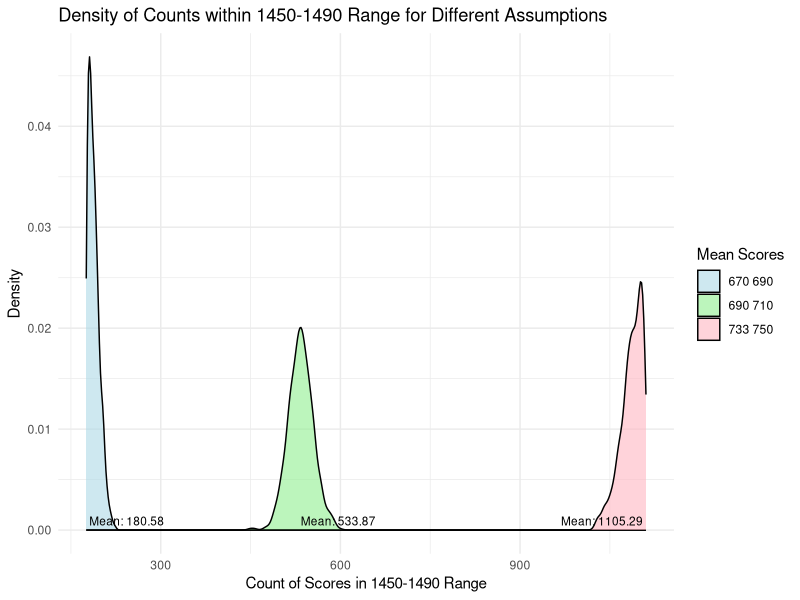

This figure's R source:
## ---- chunk 1
x <- seq(1,10,length.out = 100)
set.seed(1)
y <- 2 + 1.2*x + rnorm(100,0,sd = 0.9)
mod1 <- lm(y ~ x)
summary(mod1)$r.squared
sum((fitted(mod1) - y)^2)/100  # MSE

x <- seq(1,2,length.out = 100)       
set.seed(1)
y <- 2 + 1.2*x + rnorm(100,0,sd = 0.9)
mod2 <- lm(y ~ x)
summary(mod2)$r.squared
sum((fitted(mod2) - y)^2)/100  # MSE
## ---- chunk 2
x <- seq(1200, 1600, length.out = 100)
set.seed(1)
y <- 2 + 1.2*x + rnorm(100, 0, sd = 0.2)
mod1 <- lm(y ~ x)
summary(mod1)$r.squared
sum((fitted(mod1) - y)^2)/100 

x <- seq(3.0, 4.5, length.out = 100)
set.seed(1)
y <- 2 + 1.2*x + rnorm(100, 0, sd = 0.2)
mod2 <- lm(y ~ x)
summary(mod2)$r.squared
sum((fitted(mod2) - y)^2)/100 
## ---- chunk 3
x1 <- seq(1200, 1600, length.out = 100)
set.seed(1)
y1 <- 2 + 1.2 * x1 + rnorm(100, 0, sd = 1)  # Increased noise
mod1 <- lm(y1 ~ x1)
summary(mod1)$r.squared
sum((fitted(mod1) - y1)^2) / length(y1)

x2 <- seq(3.5, 5, length.out = 100)  # Narrower range of x
set.seed(1)
y2 <- 2 + 1.2 * x2 + rnorm(100, 0, sd = 0.5)  # Reduced noise
mod2 <- lm(y2 ~ x2)
summary(mod2)$r.squared
sum((fitted(mod2) - y2)^2) / length(y2)
## ---- chunk 4
library(ggplot2)

n <- 4000  # Number of scores

# Standard deviations
sd_ebrw <- 40
sd_math <- 40

# Function to generate bounded normal distribution scores
generate_score <- function(mean, sd, n, lower = 200, upper = 800) {
  scores <- rnorm(n, mean, sd)
  scores <- pmin(pmax(scores, lower), upper)  # Bound scores within limits
  return(scores)
}

# Function to perform a single simulation and return the count of 
# scores in the 1450-1490 range
simulate_and_count <- function(mean_ebrw, mean_math) {
  # Generate scores for each section
  ebrw_scores <- generate_score(mean_ebrw, sd_ebrw, n)
  math_scores <- generate_score(mean_math, sd_math, n)
  
  # Calculate total SAT scores
  total_scores <- ebrw_scores + math_scores
  total_scores <- pmin(pmax(total_scores, 1200), 1600)
  
  # Count the number of scores within the 1450-1490 range
  sum(total_scores >= 1450 & total_scores <= 1490)
}

# Adjusted function to run simulations with given mean values and plot density
run_simulations_with_means_and_plot_density <- function(
    num_simulations, mean_ebrw_list, mean_math_list) {
  if (length(mean_ebrw_list) != length(mean_math_list)) {
    stop("mean_ebrw_list and mean_math_list must have the same length")
  }
  
  results <- data.frame(
    Counts_In_Range = numeric(0), 
    Mean_EBRW = numeric(0), 
    Mean_Math = numeric(0)
    )
  
  for (i in seq_along(mean_ebrw_list)) {
    mean_ebrw <- mean_ebrw_list[i]
    mean_math <- mean_math_list[i]
    
    counts_in_range <- numeric(num_simulations)
    
    for (j in 1:num_simulations) {
      counts_in_range[j] <- simulate_and_count(mean_ebrw, mean_math)
    }
    
    results <- rbind(results, data.frame(
      Counts_In_Range = counts_in_range, 
      Mean_EBRW = rep(mean_ebrw, num_simulations), 
      Mean_Math = rep(mean_math, num_simulations)))
  }
  
  # Calculate mean of Counts_In_Range for each Mean_EBRW and Mean_Math pair 
  means <- aggregate(
    Counts_In_Range ~ Mean_EBRW + Mean_Math, data = results, mean
    )
  means$Label <- paste("Mean:", round(means$Counts_In_Range, 2))
  
  # Plot with adjustments
  p <- ggplot(
    results, aes(x = Counts_In_Range, fill = paste(Mean_EBRW, Mean_Math))
    ) +
    geom_density(alpha = 0.6) +
    geom_text(data = means, aes(
      label = Label, 
      y = 0, 
      x = Counts_In_Range
      ), 
      size = 3, 
      hjust = "inward", 
      vjust = -0.5
      ) +
    scale_fill_manual(values = c("lightblue", "lightgreen", "lightpink")) +
    theme_minimal() +
    labs(
      title = "Density of Counts within 1450-1490 Range for Different Assumptions",
      x = "Count of Scores in 1450-1490 Range",
      y = "Density",
      fill = "Mean Scores"
    )
  
  # Dynamically adjust x-limits to include all densities
  x_min <- min(means$Counts_In_Range) - 5
  x_max <- max(means$Counts_In_Range) + 5
  p <- p + xlim(x_min, x_max)
  
  print(p)
}

# Example usage with the provided mean values
mean_ebrw_list <- c(733, 690, 670)
mean_math_list <- c(750, 710, 690)
run_simulations_with_means_and_plot_density(1000, mean_ebrw_list, mean_math_list)
